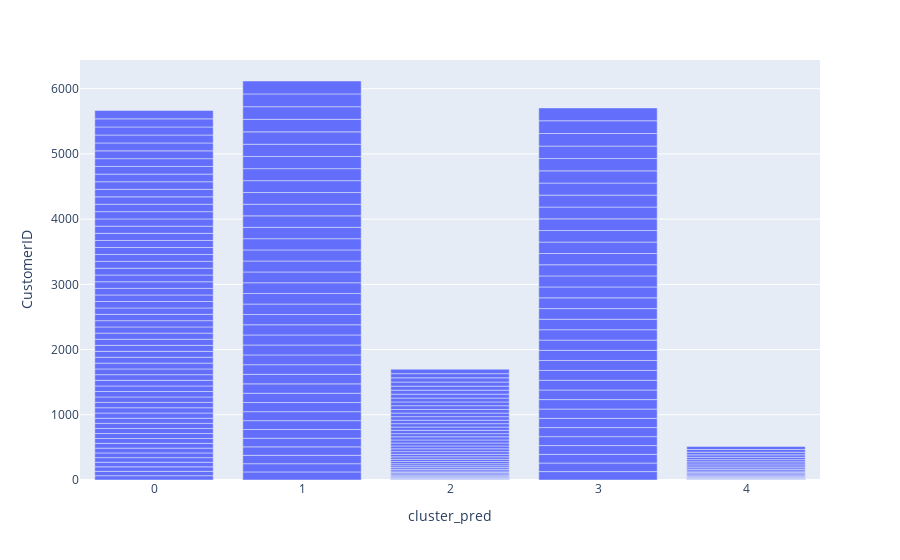

This figure's notebook cell:
### Code cell
px.bar(data_frame=clusters_new, x='cluster_pred',y="CustomerID")

### Figure 1 — Plotly figure (JSON) as saved in the notebook; plotly's stock layout.template omitted (floating-point values rounded to 4 significant figures; data arrays with more than 128 entries replaced by an {"elided": "..."} marker saying what was removed)
{"data": [{"alignmentgroup": "True", "hovertemplate": "cluster_pred=%{x}<br>CustomerID=%{y}<extra></extra>", "legendgroup": "", "marker": {"color": "#636efa", "pattern": {"shape": ""}}, "name": "", "offsetgroup": "", "orientation": "v", "showlegend": false, "textposition": "auto", "type": "bar", "x": {"elided": "198 int values"}, "xaxis": "x", "y": {"elided": "198 int values"}, "yaxis": "y"}], "layout": {"barmode": "relative", "legend": {"tracegroupgap": 0}, "margin": {"t": 60}, "xaxis": {"anchor": "y", "domain": [0, 1], "title": {"text": "cluster_pred"}}, "yaxis": {"anchor": "x", "domain": [0, 1], "title": {"text": "CustomerID"}}}}
